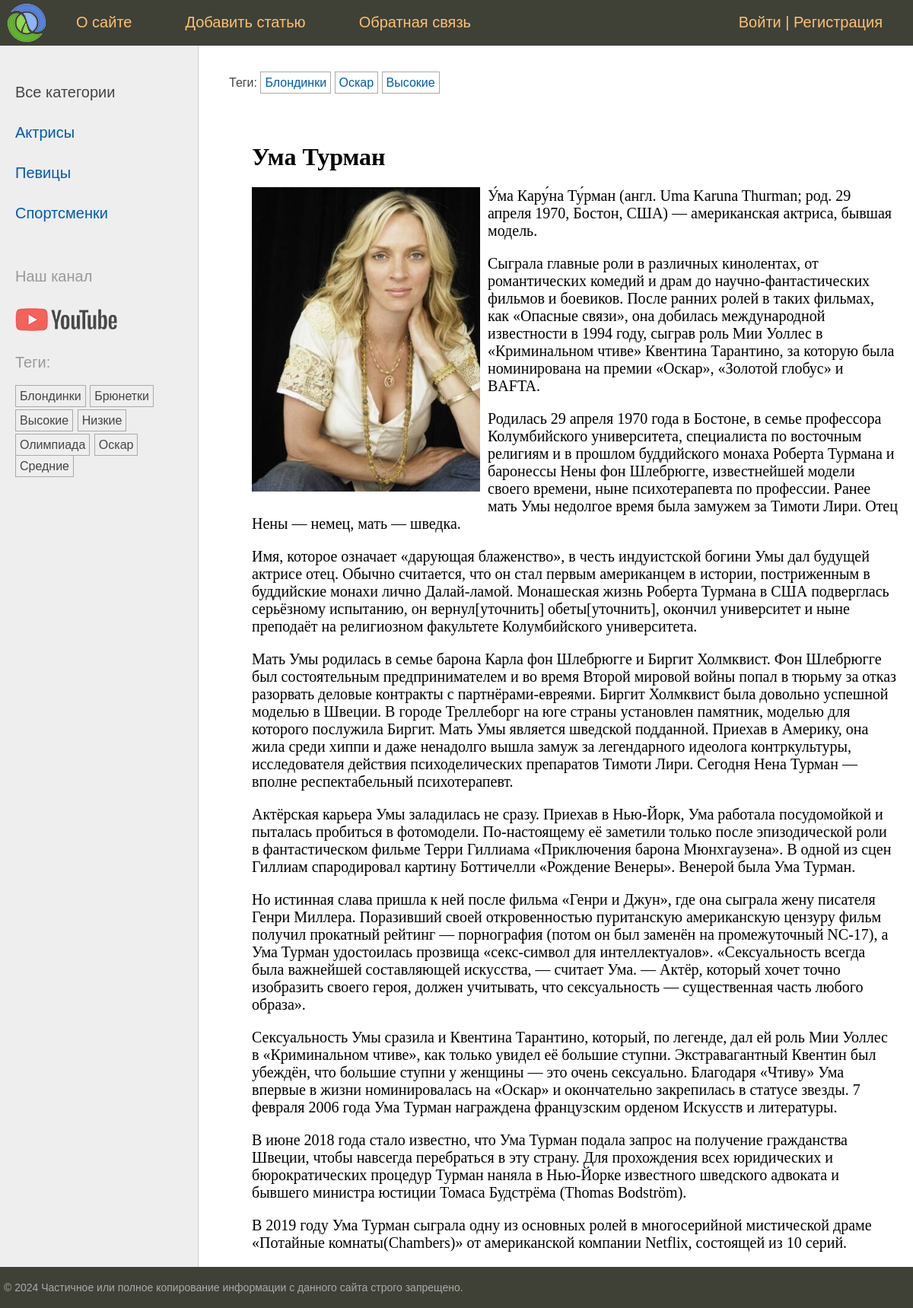
Page /post/uma-turman/ on the committed database.
### women/models.py (models this page shows, shortened)
class Category(models.Model):  # Модель Category в виде класса для связи many-to-one (нашей первичной модели category)
    name = models.CharField(max_length=100, db_index=True, verbose_name="Категория")  # имя категории + индекс-е поле
    slug = models.SlugField(max_length=255, unique=True, db_index=True)  # поле для обращения по slug + index
    class Meta:  # мета класс для вывода класса Category в админ панель
        verbose_name = "Категория"
        verbose_name_plural = "Категории"

class TagPost(models.Model):  # модель для тегов наследуем от класса Model
    tag = models.CharField(max_length=100, db_index=True)  # название тега(индексированное) + max длина 100 символов
    slug = models.SlugField(max_length=255, unique=True, db_index=True)  # поле для slug (уникален и индексирован)
    def get_absolute_url(self):  # метод возвращает url для конкретного тега(также отвечает в админке-смотреть на сайте)
        return reverse('tag', kwargs={'tag_slug': self.slug})  # slug берется из бд и формируется маршрут

class Women(models.Model):  # наш класс-модель с полями для таблицы
    class Status(models.IntegerChoices):  # класс для именовывания опубликованных/не опубликованных статей в виджете
        DRAFT = 0, 'Черновик'  # название-статус в виджете в виде кортежа с int
        PUBLISHED = 1, 'Опубликовано'  # - костыль в 20 строке - преобразует 1 и 0 в булевы значения
    title = models.CharField(max_length=255, verbose_name="Заголовок")  # Заголовок с максимальным кол-во символов
    slug = models.SlugField(max_length=255, unique=True, db_index=True, verbose_name="Slug",  # связка с slug в urls
                            validators=[  # стандартные валидаторы для slug + сообщение
                                MinLengthValidator(5, message="Минимум 5 символов"),
                                MaxLengthValidator(100, message="Максимум 100 символов")])
    photo = models.ImageField(upload_to="photos/%y/%m/%d", default=None,  # поле для загрузки фото для постов +
                              blank=True, null=True, verbose_name="Фото")  # параметры загрузки(каталог, имя...)
    content = models.TextField(blank=True, verbose_name="Текст статьи")  # Поле для текста(статьи) с доступно пустым
    time_create = models.DateTimeField(auto_now_add=True, verbose_name="Время создания")  # авто заполнение времени
    time_update = models.DateTimeField(auto_now=True, verbose_name="Время изменения")  # меняющееся при каждом изменении
    is_published = models.BooleanField(choices=tuple(map(lambda x: (bool(x[0]), x[1]), Status.choices)),  # Публикация +
                                       default=Status.DRAFT, verbose_name="Статус")  # костыль "опубликовано" в админке
    cat = models.ForeignKey('Category', on_delete=models.PROTECT, related_name='posts', verbose_name="Категории")
    tags = models.ManyToManyField('TagPost', blank=True, related_name='tags', verbose_name="Теги")  # many-to-many
    husband = models.OneToOneField('Husband', on_delete=models.SET_NULL,
                                   null=True, blank=True, related_name='wuman', verbose_name="Муж")
    objects = models.Manager()  # пользовательский менеджер по умолчанию (работает, если published не активен)
    published = PublishedManager()  # пользовательский менеджер публикаций(да/нет)
    class Meta:  # спец класс для сортировки полей модели Women с методом ordering и indexes + порядок сортировки
        verbose_name = "Известные женщины"  # заголовок для админки
        verbose_name_plural = "Известные женщины"  # заголовок во множественном числе (без -s)
        ordering = ['-time_create']  # порядок сортировки
        indexes = [  # список индексированных полей для ускорения сортировки
            models.Index(fields=['-time_create'])  # class Meta - для управления сортировкой на уровне класса
        ]

### women/views.py (the view)
# urls.py: path('post/<slug:post_slug>/', views.ShowPost.as_view(), name='post'),  # маршрут для шаблона и class ShowPost
class ShowPost(DataMixin, DetailView):  # класс отображает выбранный пост + организация ссылки post_slug
    template_name = 'women/post.html'  # используемый шаблон
    slug_url_kwarg = 'post_slug'  # явно указана переменная, по которой вызывается статья(указать в urls.py - маршрутах)
    context_object_name = 'post'  # переменная из шаблона post.html
    def get_context_data(self, **kwargs):  # метод для вывода актуального заголовка в шапке выбранного поста
        context = super().get_context_data(**kwargs)  # вызов метода из базового класса
        return self.get_mixin_context(context, title=context['post'].title)  # Метод из Mixin с доп параметрами
    def get_object(self, queryset=None):  # отобразить статьи только из опубликованных записей, иначе исключение 404
        return get_object_or_404(Women.published, slug=self.kwargs[self.slug_url_kwarg])  # Women.published - менеджер

### users/context_processors.py (called while the page is built)
def get_women_context(request):  # Конт-й шаблонный проц-р для отображения главного меню
    return {'mainmenu': menu}  # вернуть словарь и автоматически передать его во все шаблоны + переменная menu

### women/models.py (called while the page is built)
    def get_queryset(self):  # возвращает опубликованные посты(спец метод базового класса)
        return super().get_queryset().filter(is_published=Women.Status.PUBLISHED)  # возвращает опубликованные статьи

### women/templatetags/women_tags.py (called while the page is built)
@register.inclusion_tag('women/list_categories.html')  # inclusion тэг формирует шаблон и возвр-т фрагмент HTML-страницы
def show_categories(cat_selected=0):  # ф-я возвращает обработанную HTML-страницу
    cats = Category.objects.annotate(total=Count("posts")).filter(total__gt=0)  # вывод категорий, связанных с
    return {'cats': cats, 'cat_selected': cat_selected}  # возвращает список cats_db по переменной cats

@register.inclusion_tag('women/list_tags.html')  # шаблонный тег для отображения тегов в левом сайдбаре
def show_all_tags():
    return {'tags': TagPost.objects.annotate(total=Count("tags")).filter(total__gt=0)}  # возвращает теги из модели

### women/utils.py (called while the page is built)
    def get_mixin_context(self, context, **kwargs):  # в метод передается dict для шаблона и некие параметры-(key:value)
        context['cat_selected'] = None
        context.update(kwargs)  # в словарь добавить содержимое kwargs
        return context  # вернуть обновленный словарь

### women/templates/women/post.html
{% extends 'base.html' %}
{% block breadcrumbs %}
{% with post.tags.all as tags %}
{% if tags %}
<ul class="tags-list">
    <li>Теги:</li>
    {% for t in tags %}
    <li><a href="{{t.get_absolute_url}}">{{t.tag}}</a></li>
    {% endfor %}
</ul>
{% endif %}
{% endwith %}
{% endblock %}
{% block content %}
<h1>{{post.title}}</h1>
{% if post.photo %}
<p><img class="img-article-left" src="{{post.photo.url}}"></p>
{% endif %}
{{post.content|linebreaks}}
{% endblock %}

### women/templates/women/list_categories.html
{% for cat in cats %}
{% if cat_id == cat_selected %}
<li class="selected">{{cat.name}}</li>
{% else %}
<li><a href="{{ cat.get_absolute_url }}">{{cat.name}}</a></li>
{% endif %}
{% endfor %}

### women/templates/women/list_tags.html
{% if tags %}
    <p>Теги:</p>
    <ul class="tags-list">
        {% for t in tags %}
        <li><a href="{{t.get_absolute_url}}">{{t.tag}}</a></li>
        {% endfor %}
    </ul>
{% endif %}

### women/static/women/css/styles.css (style rules this page uses)
html, body { font-family: 'Arial'; margin: 0; padding: 0; height: 100%; width: 100%; color: #444; }
a { color: #0059b2; text-decoration: none; }
img { max-width: 600px; height: auto; }
img.img-article-left { max-width: 300px; height: auto; float: left; padding: 0 10px 10px 0; }
.left-chapters ul { width: 230px; margin: 0; padding: 20px 10px 10px 20px; list-style: none; font-size: 20px; }
.left-chapters ul li { margin: 30px 0 0 0; color: #999; }
.left-chapters ul li.selected { color: #0059b2; }
.left-chapters ul li a { color: #444; text-decoration: none; }
ul.tags-list { width: 100%; margin: 0; padding: 0; list-style: none; }
ul.tags-list li { margin: 0; padding: 0 0 10px; display: inline-block; }
ul.tags-list li a { padding: 5px; font-size: 16px; border: 1px solid #aaa; }
.content-text h1 { font-size: 32px; }

### rows in the picture
Category: name "Актрисы"
Category: name "Певицы"
Category: name "Спортсменки"
TagPost: tag "Блондинки"
TagPost: tag "Брюнетки"
TagPost: tag "Высокие"
TagPost: tag "Низкие"
TagPost: tag "Олимпиада"
TagPost: tag "Оскар"
TagPost: tag "Средние"
Women: title "Ума Турман", photo (picture), content "У́ма Кару́на Ту́рман (англ. Uma Karuna Thurman; род. 29 апреля 1970, Бостон, США) — американская актриса, бывшая модель. Сыграла главные роли в различных кинолентах, от романтических комедий и драм до научно-фантастических фильмов и боевиков. После ранних ролей в таких фильмах, как «Опасные связи», она добилась международной известности в 1994 году, сыграв роль Мии Уоллес в «Криминальном чтиве» Квентина Тарантино, за которую была номинирована на премии «Оскар», «Золотой глобус» и BAFTA. Родилась 29 апреля 1970 года в Бостоне, в семье профессора Колумбийского университета, специалиста по восточным религиям и в прошлом буддийского монаха Роберта Турмана и баронессы Нены фон Шлебрюгге,…"

### other values in the picture
{{ m.title }} "О сайте" "Добавить статью" "Обратная связь"
